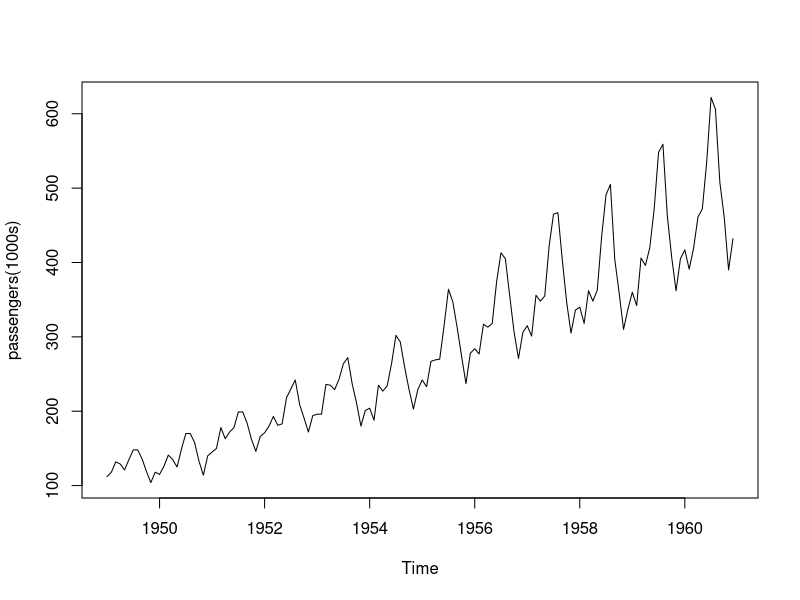
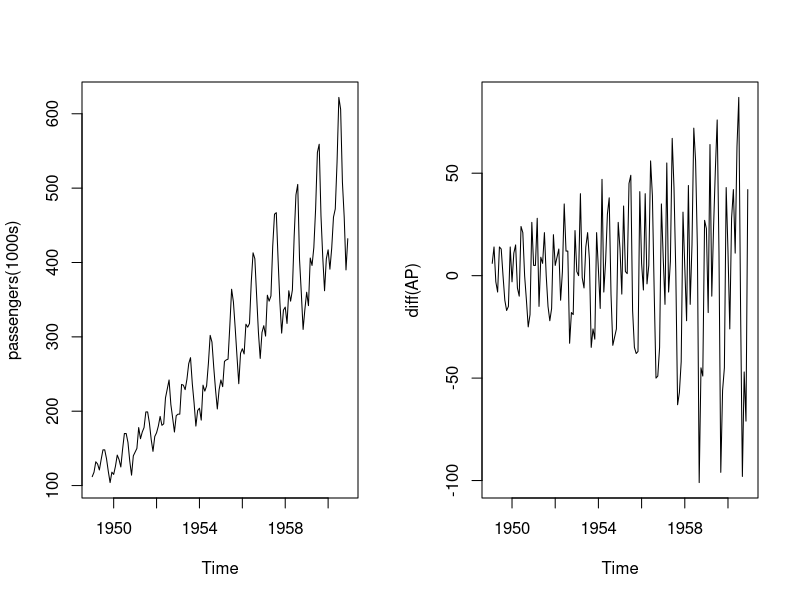
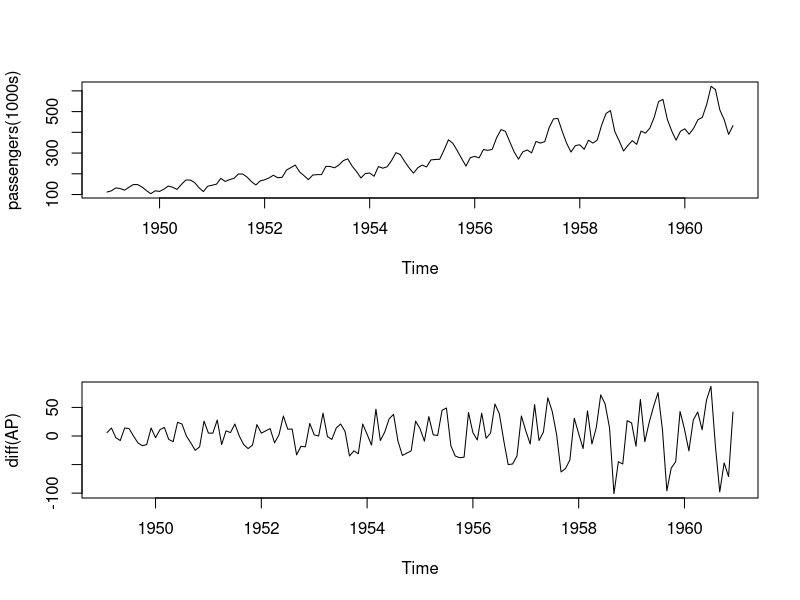
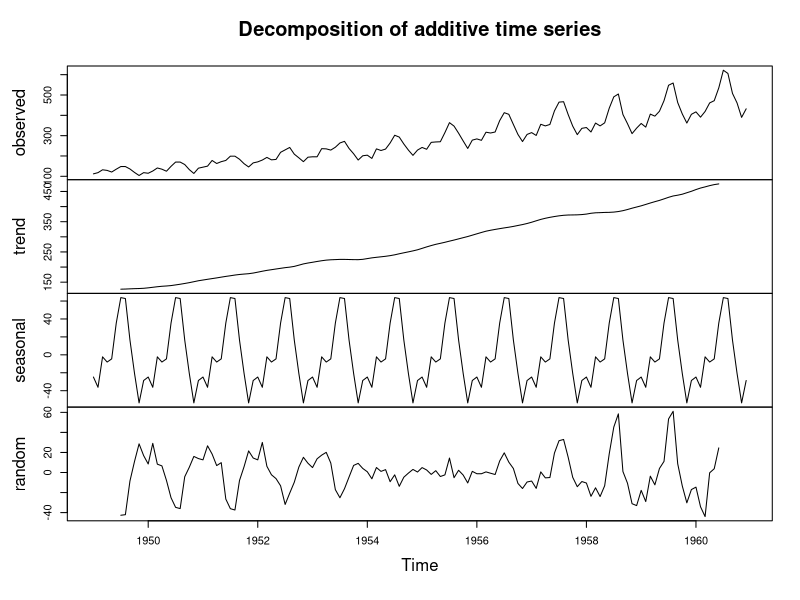
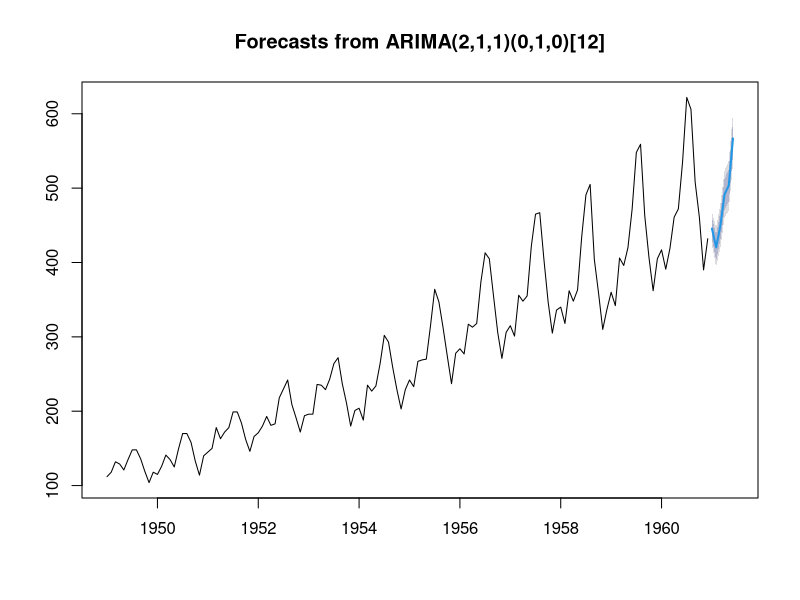
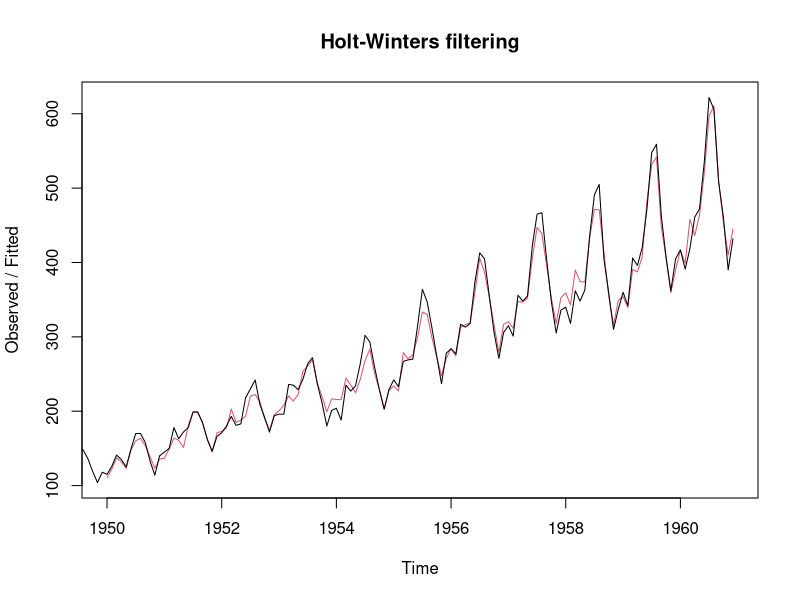
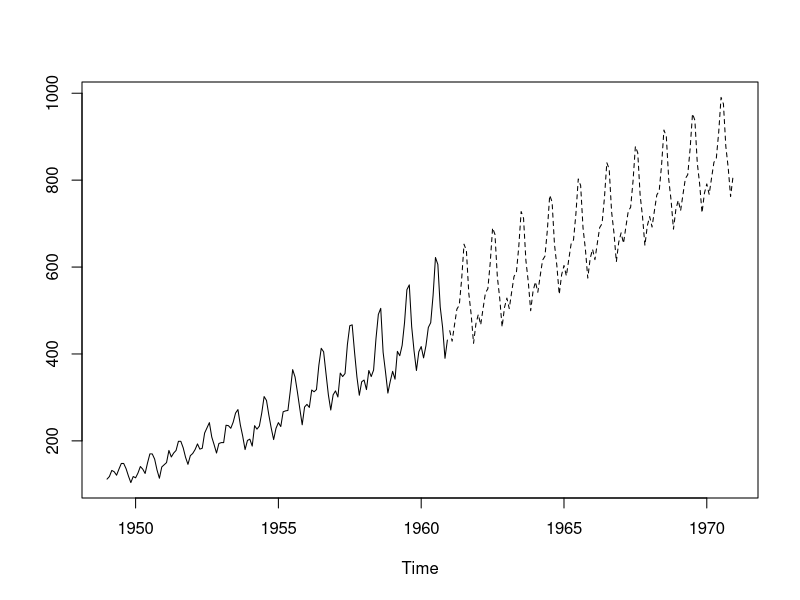

These figures' R source, in order:
library(forecast)

# comes with R base package
data("AirPassengers")
AP <- AirPassengers
class(AP)
View(AP)

# detrending plot
par(mfrow=c(1,1))
plot(AP,ylab = "passengers(1000s)")

par(mfrow=c(1,2))
plot(AP,ylab = "passengers(1000s)")
plot(diff(AP))

par(mfrow=c(2,1))
plot(AP,ylab = "passengers(1000s)")
plot(diff(AP))

par(mfrow=c(1,1))
plot(decompose(AP))

# Arima, predict for next 6 months
y = auto.arima(AP)
plot(forecast(y,h=6))

# Holtswinters Exponential smoothing
plot(HoltWinters(AirPassengers))
AP.hw<-HoltWinters(AirPassengers)
ap.predict<-predict(AP.hw,n.ahead = 10*12)
ts.plot(AirPassengers,ap.predict,lty = 1:2)
